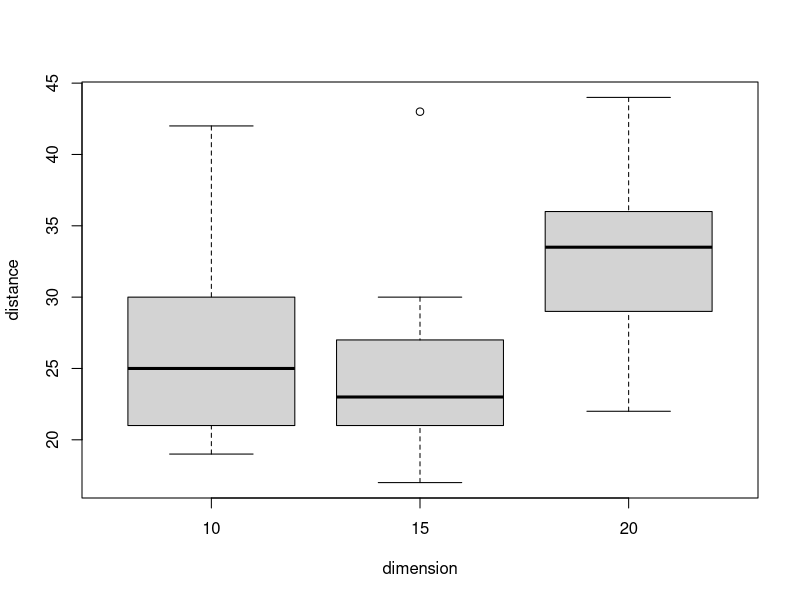

This figure's R source:
frog_jumps <- data.frame(
    dimension = c(
        rep(10, 10),
        rep(15, 10),
        rep(20, 10)
    ),
    distance  = c(
        24, 20, 30, 36, 21, 23, 42, 19, 27, 26,
        26, 21, 27, 17, 22, 21, 18, 43, 30, 24,
        35, 22, 36, 44, 29, 36, 35, 30, 32, 27
    )
)
frog_jumps$dimension <- as.factor(frog_jumps$dimension)

# part a: ANOVA table
# ------------------------------------------------------------------------------
boxplot(distance ~ dimension, data = frog_jumps)
aov_tab <- anova(lm(distance ~ dimension, data = frog_jumps))
aov_tab

# part c: pairwise comparisons (Tukey's method)
# ------------------------------------------------------------------------------
fit <- aov(lm(distance ~ dimension, data = frog_jumps))
TukeyHSD(fit)
